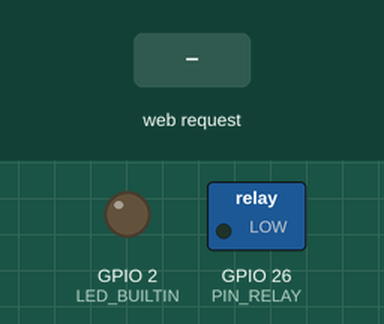
Recording of a sketch running on a simulated ESP32. On the bench: switched loads named in the sketch (green lamp = pin HIGH), output pins drawn as LEDs (lit = HIGH). The test bench sets the inputs (shaded band). What the sketch prints to the serial monitor is not drawn.

Above: at 1.2 s.
1.3 s: HTTP request GET /on received
At 2.5 s:
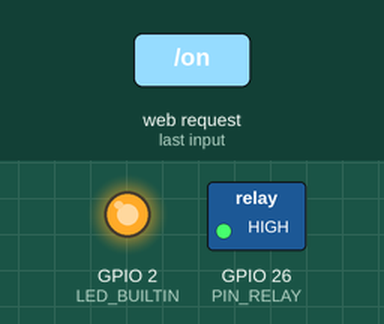
2.8 s: HTTP request GET /off received
At 3.6 s:
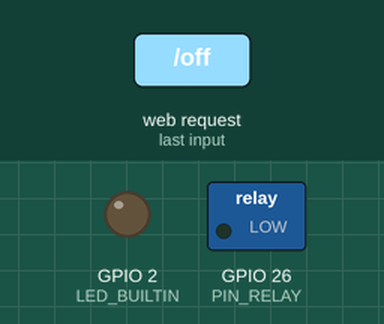
Timing chart, 0 to 5.8 s (numbered marks = the images above; inputs shaded):
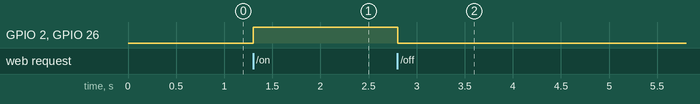

The sketch:

Servidor_Web_AccessPoint.ino
```cpp
#include <WiFi.h>

WiFiServer server(80);

const char* ssid = "ESP32-Access-Point";
const char* password = "";

String header;  // Variable para guardar el HTTP request
const int PIN_RELAY = 26 ;   // 2

//------------------------CODIGO HTML------------------------------
String pagina = "<!DOCTYPE html>"
                "<html>"
                "<head>"
                "<meta charset='utf-8' />"
                "<title>Servidor Web ESP32</title>"
                "</head>"
                "<body>"
                "<center>"
                "<h1>Servidor Web ESP32</h1>"
                "<p><a href='/on'><button style='height:50px;width:150px;color:green'>ON</button></a></p>"
                "<p><a href='/off'><button style='height:50px;width:150px;color:red'>OFF</button></a></p>"
                "</center>"
                "</body>"
                "</html>";

String paginaOn = "<!DOCTYPE html>"
                "<html>"
                "<head>"
                "<meta charset='utf-8' />"
                "<title>Servidor Web ESP32</title>"
                "</head>"
                "<body>"
                "<center>"
                "<h1>Servidor Web ESP32</h1>"
                "<p><a href='/on'><button style='height:50px;width:150px;color:green'>Activado</button></a></p>"
                "<p><a href='/off'><button style='height:50px;width:150px;color:red'>OFF</button></a></p>"
                "</center>"
                "</body>"
                "</html>";

String paginaOff = "<!DOCTYPE html>"
                "<html>"
                "<head>"
                "<meta charset='utf-8' />"
                "<title>Servidor Web ESP32</title>"
                "</head>"
                "<body>"
                "<center>"
                "<h1>Servidor Web ESP32</h1>"
                "<p><a href='/on'><button style='height:50px;width:150px;color:green'>ON</button></a></p>"
                "<p><a href='/off'><button style='height:50px;width:150px;color:red'>Desactivado</button></a></p>"
                "</center>"
                "</body>"
                "</html>";
void setup() {
  Serial.begin(115200);
  Serial.println("");

  pinMode(PIN_RELAY, OUTPUT);
  pinMode(LED_BUILTIN, OUTPUT);
  digitalWrite(PIN_RELAY, LOW);
  digitalWrite(LED_BUILTIN, LOW);

  // Conexión WIFI
  WiFi.softAP(ssid, password);

  IPAddress IP = WiFi.softAPIP();
  Serial.print("AP IP address: ");
  Serial.println(IP);

  server.begin();
}

void loop() {
  WiFiClient client = server.accept();

  if (client) {

    String currentLine = "";        //

    while (client.connected()) {
      if (client.available()) {
        char c = client.read();
        header += c;
        if (c == '\n') {
          if (currentLine.length() == 0) {
            client.println("HTTP/1.1 200 OK");
            client.println("Content-type:text/html");
            client.println("Connection: close");
            client.println();

            if (header.indexOf("GET /on") >= 0) {
              digitalWrite(PIN_RELAY, HIGH);
              digitalWrite(LED_BUILTIN, HIGH);
              client.println(paginaOn);
            } else if (header.indexOf("GET /off") >= 0) {
              digitalWrite(PIN_RELAY, LOW);
              digitalWrite(LED_BUILTIN, LOW);
              client.println(paginaOff);
            } else {
               client.println(pagina);
            }

            client.println();
            break;
          } else {
            currentLine = "";
          }
        } else if (c != '\r') {
          currentLine += c;
        }
      }
    }
    header = "";
    client.stop();
  }
}
```

Measured:
- after the input at 1.3 s, GPIO 2 (LED_BUILTIN), GPIO 26 (PIN_RELAY): LOW → HIGH at once
- after the input at 2.8 s, GPIO 2 (LED_BUILTIN), GPIO 26 (PIN_RELAY): HIGH → LOW at once
